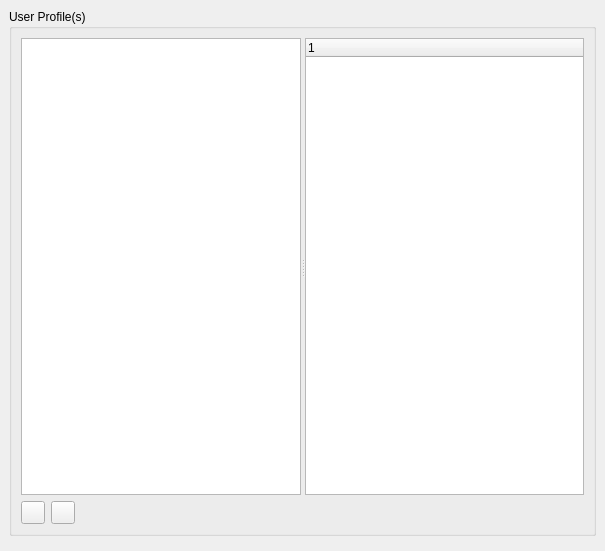
<?xml version="1.0" encoding="UTF-8"?>
<ui version="4.0">
 <class>ProfileEditorDialog</class>
 <widget class="QWidget" name="ProfileEditorDialog">
  <property name="geometry">
   <rect>
    <x>0</x>
    <y>0</y>
    <width>605</width>
    <height>551</height>
   </rect>
  </property>
  <layout class="QVBoxLayout">
   <property name="spacing">
    <number>6</number>
   </property>
   <property name="leftMargin">
    <number>9</number>
   </property>
   <property name="topMargin">
    <number>9</number>
   </property>
   <property name="rightMargin">
    <number>9</number>
   </property>
   <property name="bottomMargin">
    <number>9</number>
   </property>
   <item>
    <widget class="QGroupBox" name="user_profiles_groupbox">
     <property name="title">
      <string>User Profile(s)</string>
     </property>
     <property name="checkable">
      <bool>false</bool>
     </property>
     <layout class="QVBoxLayout" name="verticalLayout">
      <item>
       <widget class="QSplitter" name="profile_editor_splitter">
        <property name="sizePolicy">
         <sizepolicy hsizetype="Expanding" vsizetype="Expanding">
          <horstretch>0</horstretch>
          <verstretch>0</verstretch>
         </sizepolicy>
        </property>
        <property name="orientation">
         <enum>Qt::Horizontal</enum>
        </property>
        <property name="childrenCollapsible">
         <bool>false</bool>
        </property>
        <widget class="ProfileListWidget" name="profile_list">
         <property name="sizePolicy">
          <sizepolicy hsizetype="MinimumExpanding" vsizetype="Expanding">
           <horstretch>0</horstretch>
           <verstretch>0</verstretch>
          </sizepolicy>
         </property>
         <property name="minimumSize">
          <size>
           <width>120</width>
           <height>0</height>
          </size>
         </property>
        </widget>
        <widget class="QTreeWidget" name="settings_tree">
         <property name="selectionMode">
          <enum>QAbstractItemView::MultiSelection</enum>
         </property>
         <property name="columnCount">
          <number>1</number>
         </property>
         <attribute name="headerVisible">
          <bool>true</bool>
         </attribute>
         <column>
          <property name="text">
           <string notr="true">1</string>
          </property>
         </column>
        </widget>
       </widget>
      </item>
      <item>
       <layout class="QHBoxLayout" name="horizontalLayout">
        <property name="topMargin">
         <number>0</number>
        </property>
        <item>
         <widget class="QToolButton" name="move_up_button">
          <property name="toolTip">
           <string>Move script up</string>
          </property>
          <property name="icon">
           <iconset theme=":/images/16x16/go-up.png">
            <normaloff>.</normaloff>.</iconset>
          </property>
         </widget>
        </item>
        <item>
         <widget class="QToolButton" name="move_down_button">
          <property name="toolTip">
           <string>Move script down</string>
          </property>
          <property name="icon">
           <iconset theme=":/images/16x16/go-down.png">
            <normaloff>.</normaloff>.</iconset>
          </property>
         </widget>
        </item>
        <item>
         <widget class="QDialogButtonBox" name="profile_list_buttonbox">
          <property name="minimumSize">
           <size>
            <width>0</width>
            <height>10</height>
           </size>
          </property>
          <property name="standardButtons">
           <set>QDialogButtonBox::NoButton</set>
          </property>
         </widget>
        </item>
        <item>
         <spacer name="horizontalSpacer">
          <property name="orientation">
           <enum>Qt::Horizontal</enum>
          </property>
          <property name="sizeHint" stdset="0">
           <size>
            <width>40</width>
            <height>20</height>
           </size>
          </property>
         </spacer>
        </item>
       </layout>
      </item>
     </layout>
    </widget>
   </item>
   <item>
    <layout class="QHBoxLayout" name="horizontalLayout_2">
     <property name="topMargin">
      <number>0</number>
     </property>
     <item>
      <widget class="QDialogButtonBox" name="buttonbox">
       <property name="standardButtons">
        <set>QDialogButtonBox::NoButton</set>
       </property>
      </widget>
     </item>
    </layout>
   </item>
  </layout>
 </widget>
 <customwidgets>
  <customwidget>
   <class>ProfileListWidget</class>
   <extends>QListWidget</extends>
   <header location="global">picard.ui.widgets.profilelistwidget</header>
   <slots>
    <slot>remove_selected_profile()</slot>
    <slot>add_profile()</slot>
   </slots>
  </customwidget>
 </customwidgets>
 <resources/>
 <connections/>
 <slots>
  <slot>live_update_and_check()</slot>
  <slot>script_selected()</slot>
  <slot>move_selected_script_up()</slot>
  <slot>move_selected_script_down()</slot>
  <slot>enable_tagger_scripts_toggled(bool)</slot>
 </slots>
</ui>
